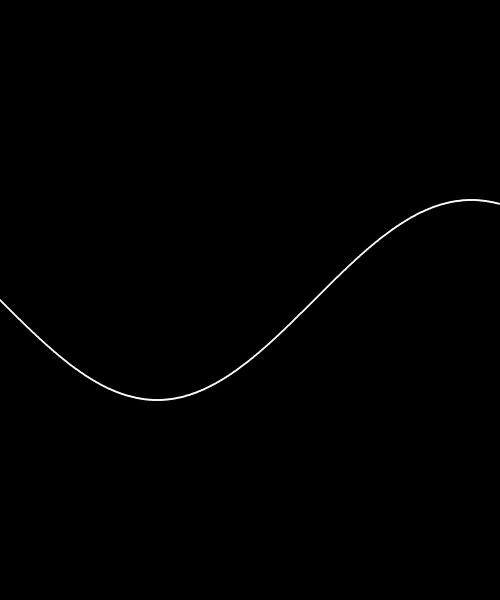
Frame 1 (no input)
Frame 60 (no input): identical to frame 1, image omitted
Frame 120 (the mouse pressed at the canvas centre since frame 60): identical to frame 1, image omitted

The p5.js sketch that drew this single still picture (run headless with seeded random() and noise() and a simulated clock; from frame 60 on, the mouse is pressed at the canvas centre):

// p5.js sketch
// ── sketch.js
// IMA NYU Shanghai
// the Nature of Code
// MOQN
// Mar 15 2017


function setup() {
  createCanvas(500, 600);
  background(0);
  fill(255);
  noStroke();
}


function draw() {
  background(0);

  for (var x = 0; x < width; x++) {
    var freq = x * 0.01;
    var amp = 100;
    var sinValue = sin(freq) * amp;  // sin(freq) * amp
    
    var y = height/2 + sinValue;
    ellipse(x, y, 2, 2);
  }

}
